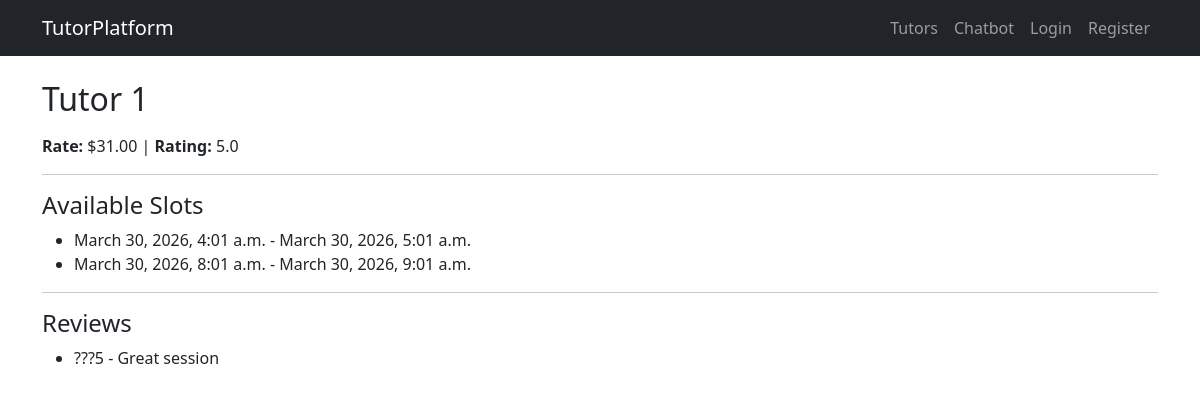
Page /tutors/1/ on the committed database.
### apps/tutors/models.py (models this page shows, shortened)
class TutorProfile(models.Model):
    class Status(models.TextChoices):
        PENDING = "pending", "Pending"
        ACTIVE = "active", "Active"
        SUSPENDED = "suspended", "Suspended"
    user = models.OneToOneField(settings.AUTH_USER_MODEL, on_delete=models.CASCADE, related_name="tutor_profile")
    bio = models.TextField(blank=True)
    education = models.CharField(max_length=255, blank=True)
    hourly_rate = models.DecimalField(max_digits=8, decimal_places=2, default=20)
    profile_photo = models.ImageField(upload_to="tutor_photos/", blank=True, null=True)
    status = models.CharField(max_length=20, choices=Status.choices, default=Status.PENDING)
    subjects = models.ManyToManyField(Subject, blank=True)
    @property
    def average_rating(self):
        data = self.reviews.aggregate(avg=Avg("rating"))
        return round(data["avg"] or 0, 2)

class AvailabilitySlot(models.Model):
    tutor_profile = models.ForeignKey(TutorProfile, on_delete=models.CASCADE, related_name="slots")
    start_time = models.DateTimeField()
    end_time = models.DateTimeField()
    is_active = models.BooleanField(default=True)
    class Meta:
        ordering = ["start_time"]

### apps/accounts/models.py (models this page shows, shortened)
class User(AbstractUser):
    class Role(models.TextChoices):
        STUDENT = "student", "Student"
        TUTOR = "tutor", "Tutor"
        ADMIN = "admin", "Admin"
    username = models.CharField(max_length=150, unique=True)
    email = models.EmailField(unique=True)
    full_name = models.CharField(max_length=255)
    role = models.CharField(max_length=20, choices=Role.choices, default=Role.STUDENT)
    USERNAME_FIELD = "email"
    REQUIRED_FIELDS = ["username", "full_name"]
    objects = UserManager()

### apps/reviews/models.py (models this page shows, shortened)
class Review(models.Model):
    booking = models.OneToOneField(Booking, on_delete=models.CASCADE, related_name="review")
    student = models.ForeignKey(settings.AUTH_USER_MODEL, on_delete=models.CASCADE, related_name="reviews_written")
    tutor_profile = models.ForeignKey(TutorProfile, on_delete=models.CASCADE, related_name="reviews")
    rating = models.PositiveSmallIntegerField()
    comment = models.TextField(blank=True)
    created_at = models.DateTimeField(auto_now_add=True)
    class Meta:
        ordering = ["-created_at"]

### apps/tutors/views.py (the view)
# urls.py: path("<int:pk>/", views.tutor_detail, name="detail"),
def tutor_detail(request, pk):
    tutor = get_object_or_404(TutorProfile, pk=pk, status=TutorProfile.Status.ACTIVE)
    reviews = tutor.reviews.select_related("student").order_by("-created_at")
    slots = tutor.slots.filter(is_active=True)
    return render(request, "tutors/tutor_detail.html", {"tutor": tutor, "reviews": reviews, "slots": slots})

### apps/tutors/templates/tutors/tutor_detail.html (shortened to what this page needs)
{% extends 'core/base.html' %}
{% block content %}
<h2>{{ tutor.user.full_name }}</h2>
<p><strong>Rate:</strong> ${{ tutor.hourly_rate }} | <strong>Rating:</strong> {{ tutor.average_rating }}</p>
<hr><h4>Available Slots</h4>
<ul>{% for s in slots %}<li>{{ s.start_time }} - {{ s.end_time }}</li>{% empty %}<li>No slots.</li>{% endfor %}</ul>
<hr><h4>Reviews</h4>
<ul>{% for r in reviews %}<li>???{{ r.rating }} - {{ r.comment }}</li>{% empty %}<li>No reviews yet.</li>{% endfor %}</ul>
{% endblock %}

### rows in the picture
TutorProfile: user.full_name "Tutor 1", hourly_rate "31.00", average_rating "5.0"
AvailabilitySlot: start_time "March 30, 2026, 4:01 a.m.", end_time "March 30, 2026, 5:01 a.m."
AvailabilitySlot: start_time "March 30, 2026, 8:01 a.m.", end_time "March 30, 2026, 9:01 a.m."
Review: rating "5", comment "Great session"
